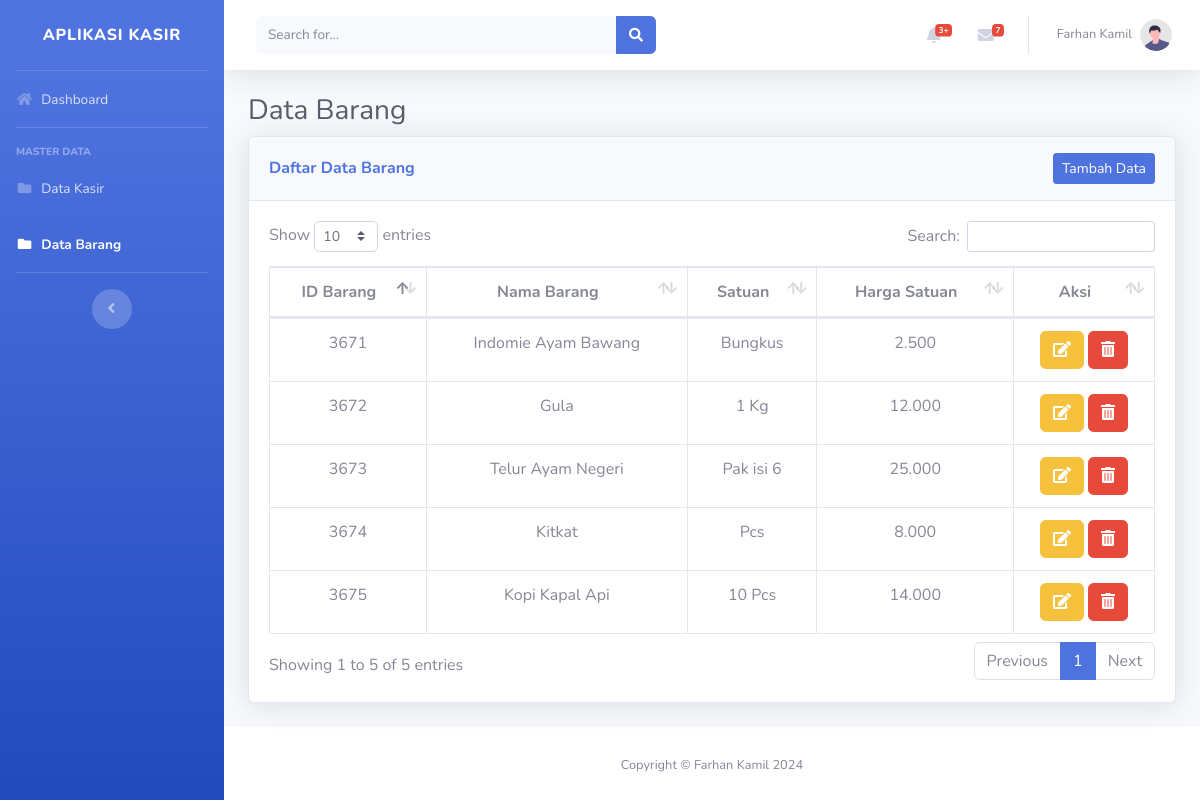
/admin/barang.php, run on the app's committed database.
### tables this page shows
CREATE TABLE `barang` (
  `ID_Barang` int(11) NOT NULL,
  `NamaBarang` varchar(30) NOT NULL,
  `Satuan` char(20) NOT NULL,
  `HargaSatuan` float NOT NULL
);

### db.php (called while the page is built, shortened)
<?php
class db
{
    private $koneksi;
    function __construct()
    {
        $this->koneksi = new mysqli("localhost", "root", "", "db_kasir");
    }
    function getAllBarang()
    {
        return $this->koneksi->query("SELECT * FROM barang");
    }
}

### admin/barang.php (the view)
<?php
include "../templates/header.php";
include "../templates/sidebar.php";
include "../templates/topbar.php";
?>
<div class="container-fluid">
    <h1 class="h3 mb-2 text-gray-800">Data Barang</h1>
    <div class="card shadow mb-4">
        <div class="card-header py-3 d-flex justify-content-between align-items-center">
            <h6 class="m-0 font-weight-bold text-primary">Daftar Data Barang</h6>
            <a href="tambah_barang.php" class="btn btn-primary btn-sm">Tambah Data</a>
        </div>
        <div class="card-body">
            <div class="table-responsive">
                <table class="table table-bordered" id="dataTable" width="100%" cellspacing="0">
                    <thead>
                        <tr align="center">
                            <th>ID Barang</th>
                            <th>Nama Barang</th>
                            <th>Satuan</th>
                            <th>Harga Satuan</th>
                            <th>Aksi</th>
                        </tr>
                    </thead>
                    <tbody>
                        <?php
                        include ("../db.php");
                        $database = new db();
                        $barang = $database->getAllBarang();
                        foreach ($barang as $data) {
                            echo "<tr align='center'>";
                            echo "<td>" . $data['ID_Barang'] . "</td>";
                            echo "<td>" . $data['NamaBarang'] . "</td>";
                            echo "<td>" . $data['Satuan'] . "</td>";
                            echo "<td>" . number_format($data['HargaSatuan'], 0, ',', '.') . "</td>";
                            echo "<td>
                        <a href='edit_barang.php?ID_Barang=" . $data['ID_Barang'] . "' class='btn btn-warning' onclick='return confirm(\"Edit data?\")'><i class='fas fa-edit'></i></a>
                        <a href='hapus_barang.php?ID_Barang=" . $data['ID_Barang'] . "' class='btn btn-danger' onclick='return confirm(\"Hapus data?\")'><i class='fas fa-trash-alt'></i></a>
                        </td>";
                            echo "</tr>";
                        }
                        ?>
                    </tbody>
                </table>
            </div>
        </div>
    </div>
</div>
</div>
<?php
include "../templates/footer.php";
?>

### templates/header.php (shortened to what this page needs)
<!DOCTYPE html>
<html lang="en">
<head>
    <link href="../assets/vendor/fontawesome-free/css/all.min.css" rel="stylesheet" type="text/css">
    <link href="../assets/css/sb-admin-2.min.css" rel="stylesheet">
    <link href="vendor/datatables/dataTables.bootstrap4.min.css" rel="stylesheet">
</head>

### templates/sidebar.php
<body id="page-top">
    <div id="wrapper">
        <ul class="navbar-nav bg-gradient-primary sidebar sidebar-dark accordion" id="accordionSidebar">
            <a class="sidebar-brand d-flex align-items-center justify-content-center" href="dashboard.php">
                <div class="sidebar-brand-text mx-3">Aplikasi Kasir</div>
            </a>
            <hr class="sidebar-divider my-0">
            <?php
            $sidebar_active = basename($_SERVER['PHP_SELF']);
            ?>
            <li class="nav-item <?= ($sidebar_active == 'dashboard.php') ? 'active' : ''; ?>">
                <a class="nav-link" href="dashboard.php">
                <i class="fas fa-fw fa-home"></i>
                    <span>Dashboard</span></a>
            </li>
            <hr class="sidebar-divider">
            <div class="sidebar-heading">
                Master Data
            </div>
            <li class="nav-item <?= (in_array($sidebar_active, ['kasir.php', 'edit_kasir.php', 'tambah_kasir.php'])) ? 'active' : ''; ?>">
                <a class="nav-link" href="kasir.php">
                    <i class="fas fa-fw fa-folder"></i>
                    <span>Data Kasir</span></a>
            </li>
            <li class="nav-item <?= (in_array($sidebar_active, ['barang.php', 'edit_barang.php', 'tambah_barang.php'])) ? 'active' : ''; ?>">
                <a class="nav-link" href="barang.php">
                    <i class="fas fa-fw fa-folder"></i>
                    <span>Data Barang</span></a>
            </li>
            <hr class="sidebar-divider d-none d-md-block">
            <div class="text-center d-none d-md-inline">
                <button class="rounded-circle border-0" id="sidebarToggle"></button>
            </div>
        </ul>

### templates/topbar.php (shortened to what this page needs)
<div id="content-wrapper" class="d-flex flex-column">
    <div id="content">
        <nav class="navbar navbar-expand navbar-light bg-white topbar mb-4 static-top shadow">
            <form class="d-none d-sm-inline-block form-inline mr-auto ml-md-3 my-2 my-md-0 mw-100 navbar-search">
                <div class="input-group">
                    <input type="text" class="form-control bg-light border-0 small" placeholder="Search for..." aria-label="Search" aria-describedby="basic-addon2">
                    <div class="input-group-append">
                        <button class="btn btn-primary" type="button">
                            <i class="fas fa-search fa-sm"></i>
                        </button>
                    </div>
                </div>
            </form>
            <ul class="navbar-nav ml-auto">
                <li class="nav-item dropdown no-arrow mx-1">
                    <a class="nav-link dropdown-toggle" href="#" id="alertsDropdown" role="button" data-toggle="dropdown" aria-haspopup="true" aria-expanded="false">
                        <i class="fas fa-bell fa-fw"></i>
                        <span class="badge badge-danger badge-counter">3+</span>
                    </a>
                </li>
                <li class="nav-item dropdown no-arrow mx-1">
                    <a class="nav-link dropdown-toggle" href="#" id="messagesDropdown" role="button" data-toggle="dropdown" aria-haspopup="true" aria-expanded="false">
                        <i class="fas fa-envelope fa-fw"></i>
                        <span class="badge badge-danger badge-counter">7</span>
                    </a>
                </li>
                <li class="nav-item dropdown no-arrow">
                    <a class="nav-link dropdown-toggle" href="#" id="userDropdown" role="button" data-toggle="dropdown" aria-haspopup="true" aria-expanded="false">
                        <span class="mr-2 d-none d-lg-inline text-gray-600 small">Farhan Kamil</span>
                        <img class="img-profile rounded-circle" src="../assets/img/undraw_profile.svg">
                    </a>
                </li>
            </ul>
        </nav>

### templates/footer.php (shortened to what this page needs)
<footer class="sticky-footer bg-white">
    <div class="container my-auto">
        <div class="copyright text-center my-auto">
            <span>Copyright &copy; Farhan Kamil <?= date('Y');?></span>
        </div>
    </div>
</footer>
</div>
</div>
</body>
</html>

### data on the page
barang: ID_Barang "3671", NamaBarang "Indomie Ayam Bawang", Satuan "Bungkus", HargaSatuan "2.500"
barang: ID_Barang "3672", NamaBarang "Gula", Satuan "1 Kg", HargaSatuan "12.000"
barang: ID_Barang "3673", NamaBarang "Telur Ayam Negeri", Satuan "Pak isi 6", HargaSatuan "25.000"
barang: ID_Barang "3674", NamaBarang "Kitkat", Satuan "Pcs", HargaSatuan "8.000"
barang: ID_Barang "3675", NamaBarang "Kopi Kapal Api", Satuan "10 Pcs", HargaSatuan "14.000"
